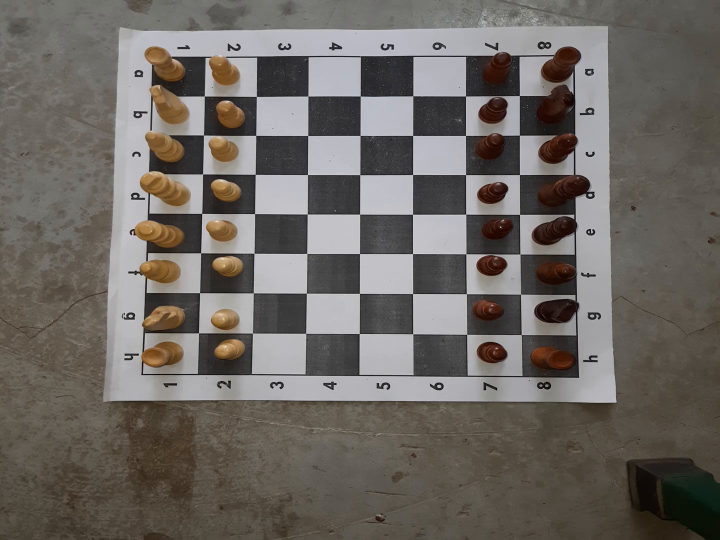
#> input picture frame 98 of Video/15.mp4, 1440 x 1080 px, given in place of 16.mp4, which was not available (shown at 1/2 size)
$ python piece_move.py
#> lines starting #> are read from the running program, lines starting #| are printed output that depends on the picture; after the words box and inside, x2 and y2 are one past the last pixel; in counts of white or black regions, pixels touching at a corner belong together; pictures that were not available may be replaced by others from this repository, and a replacement may not be noted
import cv2
import numpy as np
import torch

def reorder(myPoints):
    myPoints = myPoints.reshape((4, 2))
    myPointsNew = np.zeros((4, 1, 2), np.int32)
    add = myPoints.sum(1)
    myPointsNew[0] = myPoints[np.argmin(add)]
    myPointsNew[3] = myPoints[np.argmax(add)]
    diff = np.diff(myPoints, axis=1)
    myPointsNew[1] = myPoints[np.argmin(diff)]
    myPointsNew[2] = myPoints[np.argmax(diff)]
    return myPointsNew

def detect_chess_board(frame):
    # Convert the frame to grayscale
    gray = cv2.cvtColor(frame, cv2.COLOR_BGR2GRAY)

    # Apply Gaussian blur to reduce noise
    blur = cv2.GaussianBlur(gray, (5, 5), 0)

    # Apply Canny edge detection
    edges = cv2.Canny(blur, 50, 150)

    # Use morphology to remove noise and fill gaps
    kernel = np.ones((5,5),np.uint8)
    morph = cv2.morphologyEx(edges, cv2.MORPH_CLOSE, kernel)

    # Find contours in the morphed image
    contours, _ = cv2.findContours(morph, cv2.RETR_EXTERNAL, cv2.CHAIN_APPROX_SIMPLE)

    # Initialize variables for chess board dimensions
    board_contour = None
    board_area = 0

    # Loop through the contours to find the largest quadrilateral (the chess board)
    for cnt in contours:
        # Approximate the contour to a polygon
        approx = cv2.approxPolyDP(cnt, 0.02 * cv2.arcLength(cnt, True), True)

        # Check if the approximated contour has 4 vertices (quadrilateral)
        if len(approx) == 4:
            # Calculate the area of the contour
            area = cv2.contourArea(cnt)

            # Update the board contour and area if the current contour is larger
            if area > board_area:
                board_contour = approx
                board_area = area

    return board_contour

def warp_chess_board(frame, board_contour, new_width, new_height):
    # Order the points of the chess board contour
    ordered_points = reorder(board_contour)

    # Compute the perspective transform matrix
    pts1 = np.float32(ordered_points)
    pts2 = np.float32([[0, 0], [new_width, 0], [0, new_height], [new_width, new_height]])
    matrix = cv2.getPerspectiveTransform(pts1, pts2)

    # Apply the perspective transform to the frame
    warped = cv2.warpPerspective(frame, matrix, (new_width, new_height))

    return warped

def localize_squares(warped, square_size, grid_width, grid_height):
    # Localize the squares on the warped chess board
    # Adjust square size based on smaller dimension
    board_width = grid_width
    board_height = grid_height

    # Calculate the starting position for the chess board
    start_x = (warped.shape[1] - board_width) // 2
    start_y = (warped.shape[0] - board_height) // 2

    # Initialize a variable to keep track of the square number
    square_number = 1

    for i in range(8):
        for j in range(8):
            x = start_x + j * square_size
            y = start_y + i * square_size
            cv2.rectangle(warped, (x, y),
                          (x + square_size, y + square_size),
                          (0, 255, 0), 2)

            # Assign a position to the square
            square_position = chr(ord('a') + i) + str(j + 1)
            # Draw the position text on the square
            cv2.putText(warped, square_position, (x + 10, y + 30),
                        cv2.FONT_HERSHEY_SIMPLEX, 1, (255, 255, 255), 2, cv2.LINE_AA)

            square_number += 1

    return warped

def detect_piece_movement(frame, background_subtractor, board_contour):
    # Warp the chess board to a top-down view
    warped = warp_chess_board(frame, board_contour, new_width, new_height)

    # Apply background subtraction
    fgmask = background_subtractor.apply(warped)

    # Find contours in the foreground mask
    contours, _ = cv2.findContours(fgmask, cv2.RETR_EXTERNAL, cv2.CHAIN_APPROX_SIMPLE)

    # Loop through contours to detect movements
    for cnt in contours:
        # Track the contour
        (x, y, w, h) = cv2.boundingRect(cnt)

        # Check if the contour has moved significantly
        if w * h > 100:  # Adjust the threshold as needed
            # Convert the coordinates to the chess board notation
            start_square = convert_coordinates_to_notation(x, y, square_size, grid_width, grid_height)
            end_square = convert_coordinates_to_notation(x + w, y + h, square_size, grid_width, grid_height)

            print(f"Chess piece moved from {start_square} to {end_square}")

    return fgmask

def convert_coordinates_to_notation(x, y, square_size, grid_width, grid_height):
    # Calculate the row and column indices
    row = (y - (grid_height - 8 * square_size) // 2) // square_size
    col = (x - (grid_width - 8 * square_size) // 2) // square_size

    # Convert indices to algebraic notation
    file_letter = chr(ord('a') + col)
    rank_number = 8 - row

    return f"{file_letter}{rank_number}"

# Load the video
cap = cv2.VideoCapture("Video/16.mp4")

# Get the original video dimensions
width = int(cap.get(cv2.CAP_PROP_FRAME_WIDTH))
height = int(cap.get(cv2.CAP_PROP_FRAME_HEIGHT))

square_size = 65
# Define the desired resolution
new_width = 600
new_height = 600

grid_width = square_size * 8
grid_height = square_size * 8

# Initialize background subtractor
background_subtractor = cv2.createBackgroundSubtractorMOG2()

while True:
    # Read a frame from the video
    ret, frame = cap.read()
#> frame is the input picture: shape (1080, 1440, 3); mean B, G, R 98.6, 103.7, 108.8

    if not ret:
        break

    # Resize the frame to the desired resolution
    frame = cv2.resize(frame, (new_width, new_height))
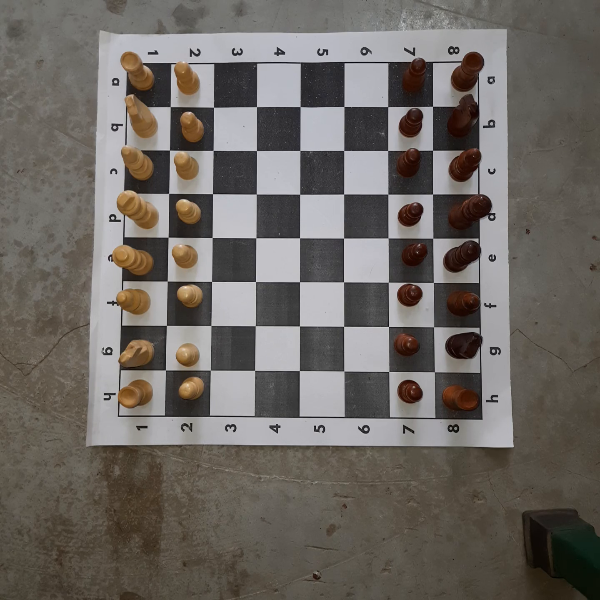
#> frame: shape (600, 600, 3); mean B, G, R 98.5, 103.6, 108.8

    # Detect the chess board contour
    board_contour = detect_chess_board(frame)
#> in detect_chess_board, `gray = cv2.cvtColor(frame, cv2.COLOR_BGR2GRAY)`:
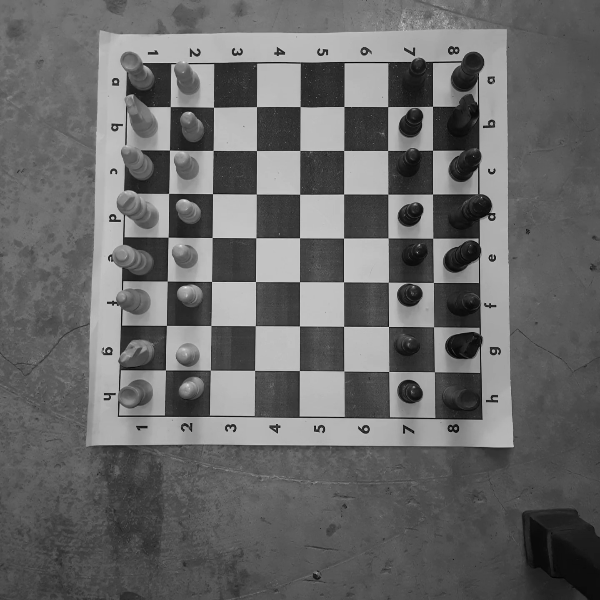
#> gray: shape (600, 600); min 1, max 240, mean 104.6
#> in detect_chess_board, `edges = cv2.Canny(blur, 50, 150)`:
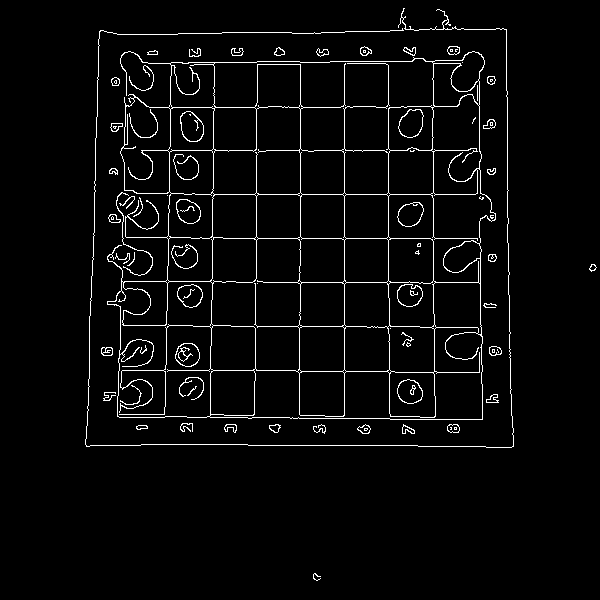
#> edges: shape (600, 600); 3.6% white in thin lines or dots, all inside (x1, y1, x2, y2) = (85, 8, 597, 581)
#> in detect_chess_board, `morph = cv2.morphologyEx(edges, cv2.MORPH_CLOSE, kernel)`:
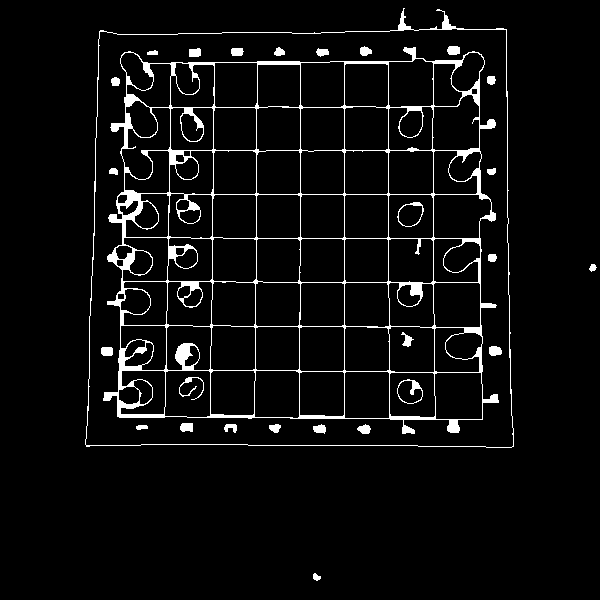
#> morph: shape (600, 600); 5.1% white; 28 white regions
#> in detect_chess_board, `contours, _ = cv2.findContours(morph, cv2.RETR_EXTERNAL, cv2.CHAIN_APP..`: contours = 3 contours; box (x1, y1, x2, y2) and area: (85, 8, 514, 448) 172090, (313, 573, 321, 581) 32, (589, 264, 597, 272) 32
#> the loop in detect_chess_board, `for cnt in contours:` made 3 passes
#> (area, board_contour, board_area) on pass 3: (172090.5, [[506, 29], [100, 30], [86, 446], [513, 446]], 172090.5)
#> after the loop in detect_chess_board, `for cnt in contours:`: board_area = 172090.5
#> board_contour = [[506, 29], [100, 30], [86, 446], [513, 446]]

    # Draw the detected chess board on the original frame
    if board_contour is not None:
        cv2.drawContours(frame, [board_contour], 0, (0, 255, 0), 2)
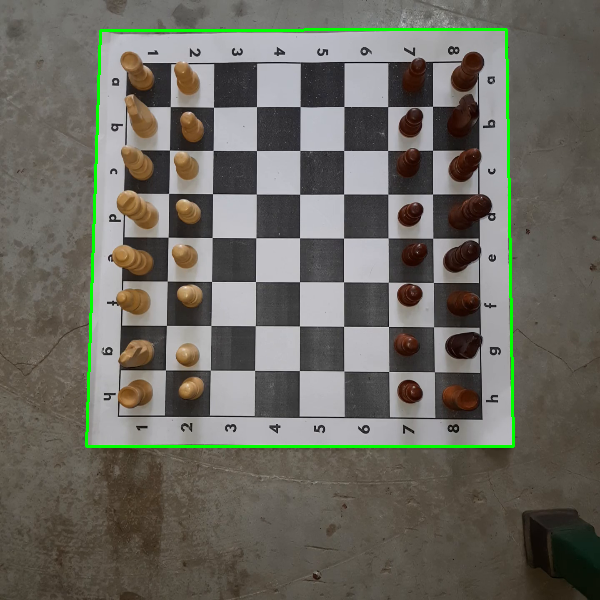
#> frame: shape (600, 600, 3); 1.39% of pixels changed, all inside (x1, y1, x2, y2) = (85, 28, 515, 448)

        # Detect piece movements
        fgmask = detect_piece_movement(frame, background_subtractor, board_contour)
#> in reorder, `add = myPoints.sum(1)`: add = [535, 130, 532, 959]
#> in reorder, `diff = np.diff(myPoints, axis=1)`: diff = [-477, -70, 360, -67]
#> in warp_chess_board, `ordered_points = reorder(board_contour)`: ordered_points = [[100, 30], [506, 29], [86, 446], [513, 446]]
#> in warp_chess_board, `matrix = cv2.getPerspectiveTransform(pts1, pts2)`: matrix = [[1.49, 0.0501, -150.3], [0.00375, 1.52, -46.08], [6.25e-06, 0.000125, 1]]
#> in warp_chess_board, `warped = cv2.warpPerspective(frame, matrix, (new_width, new_height))`:
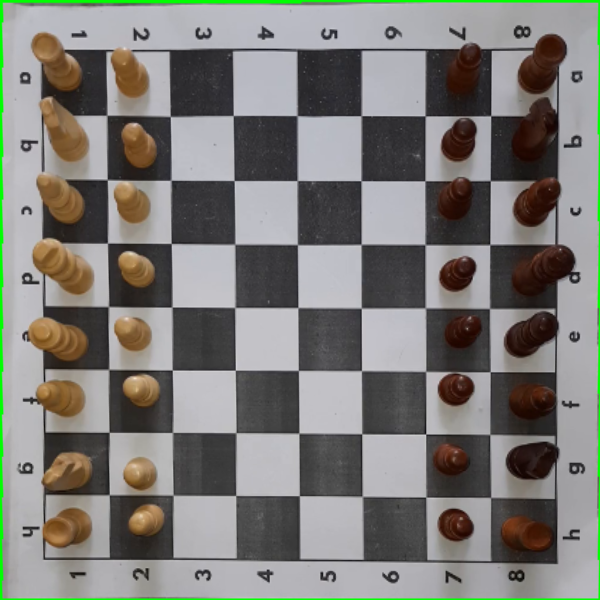
#> warped: shape (600, 600, 3); mean B, G, R 119.8, 124.2, 125.3
#> in detect_piece_movement, `fgmask = background_subtractor.apply(warped)`: fgmask: shape (600, 600); every value is 127
#> in detect_piece_movement, `contours, _ = cv2.findContours(fgmask, cv2.RETR_EXTERNAL, cv2.CHAIN_AP..`: contours = [[[0, 0], [0, 599], [599, 599], [599, 0]]]
#> the loop in detect_piece_movement, `for cnt in contours:` made 1 pass
#> (cnt, x, y, w, h) on pass 1: ([[0, 0], [0, 599], [599, 599], [599, 0]], 0, 0, 600, 600)
#| Chess piece moved from a8 to j-1

        # Display the original frame with the detected chess board
        cv2.imshow('Chess Board Detection', frame)

        # Display the foreground mask
        cv2.imshow('Foreground Mask', fgmask)
    else:
        cv2.imshow('Chess Board Detection', frame)

    if cv2.waitKey(1) & 0xFF == ord('q'):
#> (key q is pressed here)
        break

cap.release()
cv2.destroyAllWindows()

$ run again, starting later in the video
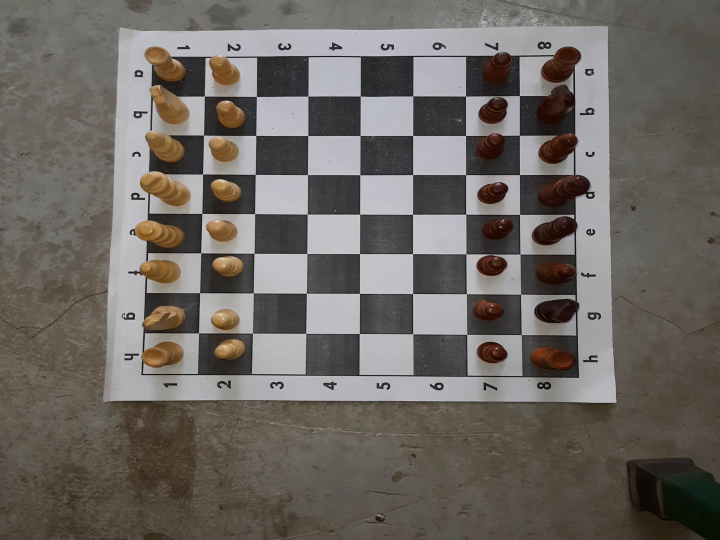
#> input picture frame 443 of Video/15.mp4, 1440 x 1080 px, given in place of 16.mp4, which was not available (shown at 1/2 size)
#> frame is the input picture: shape (1080, 1440, 3); mean B, G, R 98.3, 103.4, 108.6
#> in detect_chess_board, `edges = cv2.Canny(blur, 50, 150)`:
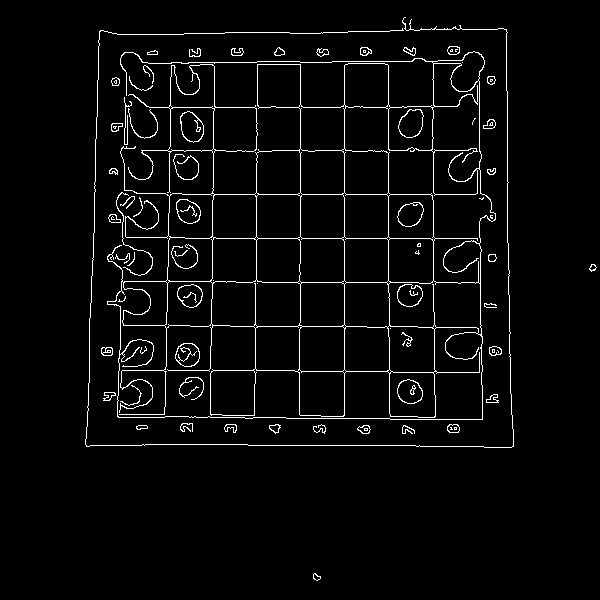
#> edges: shape (600, 600); 3.6% white in thin lines or dots, all inside (x1, y1, x2, y2) = (85, 17, 597, 581)
#> in detect_chess_board, `morph = cv2.morphologyEx(edges, cv2.MORPH_CLOSE, kernel)`:
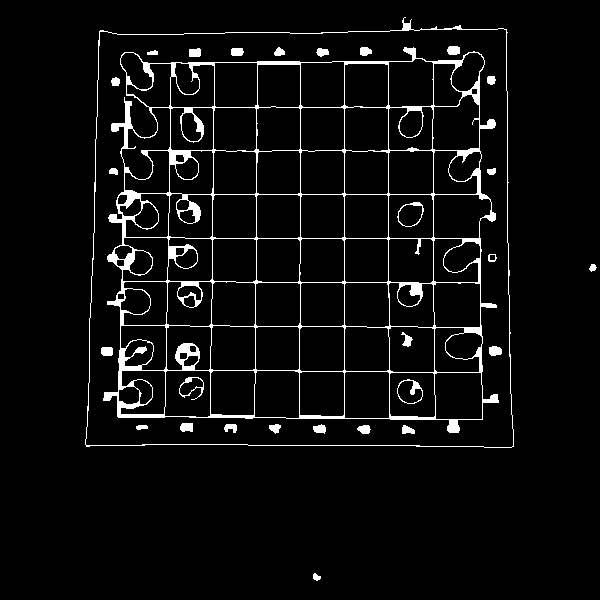
#> morph: shape (600, 600); 5% white; 29 white regions
#> in detect_chess_board, `contours, _ = cv2.findContours(morph, cv2.RETR_EXTERNAL, cv2.CHAIN_APP..`: contours = 3 contours; box (x1, y1, x2, y2) and area: (85, 17, 514, 448) 171931, (313, 573, 321, 581) 32, (589, 264, 597, 272) 32
#> the loop in detect_chess_board, `for cnt in contours:` made 3 passes
#> (area, board_contour, board_area) on pass 3: (171931, [[506, 29], [100, 30], [86, 446], [513, 446]], 171931)
#> after the loop in detect_chess_board, `for cnt in contours:`: board_area = 171931
#> `board_contour = detect_chess_board(frame)`: board_contour = [[506, 29], [100, 30], [86, 446], [513, 446]]
#> add = [535, 130, 532, 959]
#> diff = [-477, -70, 360, -67]
#> ordered_points = [[100, 30], [506, 29], [86, 446], [513, 446]]
#> matrix = [[1.49, 0.0501, -150.3], [0.00375, 1.52, -46.08], [6.25e-06, 0.000125, 1]]
#> fgmask: shape (600, 600); every value is 127
#> in detect_piece_movement, `contours, _ = cv2.findContours(fgmask, cv2.RETR_EXTERNAL, cv2.CHAIN_AP..`: contours = [[[0, 0], [0, 599], [599, 599], [599, 0]]]
#> the loop in detect_piece_movement, `for cnt in contours:` made 1 pass
#> (cnt, x, y, w, h) on pass 1: ([[0, 0], [0, 599], [599, 599], [599, 0]], 0, 0, 600, 600)
#> (printed output is left out)

$ run again, starting later in the video
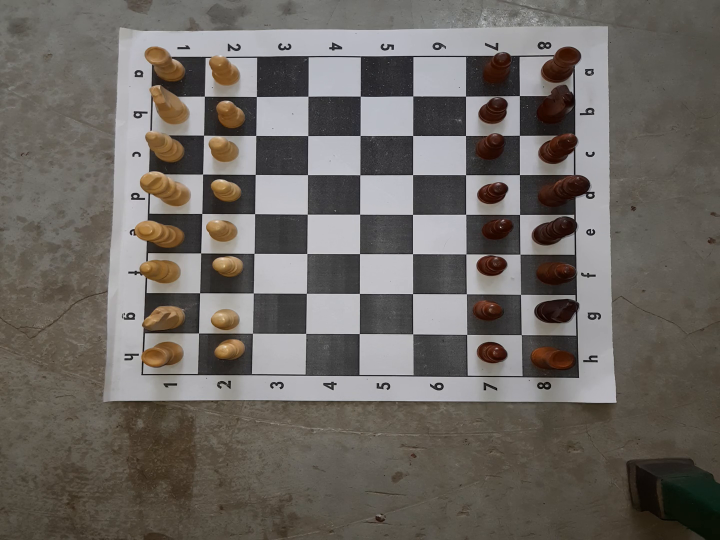
#> input picture frame 788 of Video/15.mp4, 1440 x 1080 px, given in place of 16.mp4, which was not available (shown at 1/2 size)
#> frame is the input picture: shape (1080, 1440, 3); mean B, G, R 98.1, 103.3, 108.4
#> edges: shape (600, 600); 3.6% white in thin lines or dots, all inside (x1, y1, x2, y2) = (85, 17, 597, 581)
#> morph: shape (600, 600); 5.1% white; 30 white regions
#> in detect_chess_board, `contours, _ = cv2.findContours(morph, cv2.RETR_EXTERNAL, cv2.CHAIN_APP..`: contours = 4 contours, 1 with area under 20; largest, box (x1, y1, x2, y2) and area: (85, 17, 514, 448) 171924, (312, 573, 321, 581) 32, (589, 264, 597, 272) 30
#> the loop in detect_chess_board, `for cnt in contours:` made 4 passes
#> (area, board_contour, board_area) on pass 4: (171924.5, [[506, 29], [99, 31], [86, 446], [512, 447]], 171924.5)
#> after the loop in detect_chess_board, `for cnt in contours:`: board_area = 171924.5
#> `board_contour = detect_chess_board(frame)`: board_contour = [[506, 29], [99, 31], [86, 446], [512, 447]]
#> `cv2.drawContours(frame, [board_contour], 0, (0, 255, 0), 2)`:
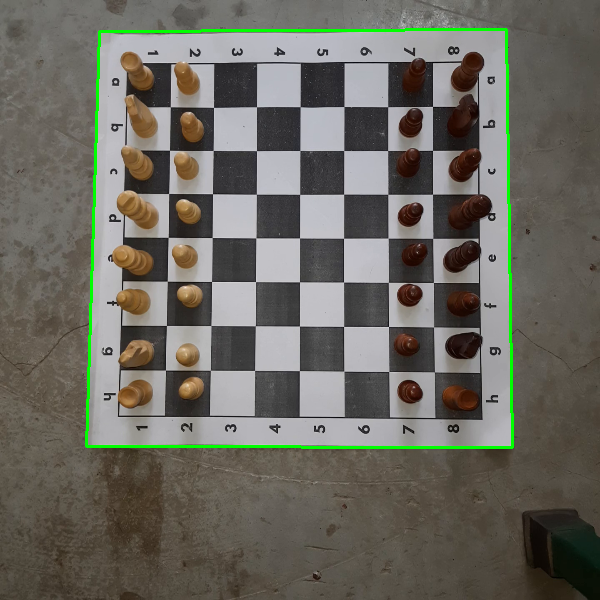
#> frame: shape (600, 600, 3); mean B, G, R 96.5, 105.2, 106.7
#> add = [535, 130, 532, 959]
#> diff = [-477, -68, 360, -65]
#> ordered_points = [[99, 31], [506, 29], [86, 446], [512, 447]]
#> matrix = [[1.49, 0.0468, -149.2], [0.00748, 1.52, -47.9], [1.81e-05, 0.000113, 1]]
#> in warp_chess_board, `warped = cv2.warpPerspective(frame, matrix, (new_width, new_height))`:
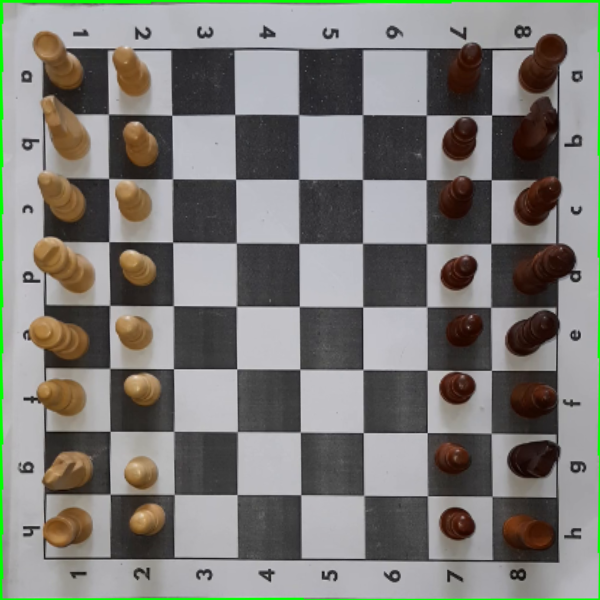
#> warped: shape (600, 600, 3); mean B, G, R 119.5, 124, 125
#> fgmask: shape (600, 600); every value is 127
#> in detect_piece_movement, `contours, _ = cv2.findContours(fgmask, cv2.RETR_EXTERNAL, cv2.CHAIN_AP..`: contours = [[[0, 0], [0, 599], [599, 599], [599, 0]]]
#> the loop in detect_piece_movement, `for cnt in contours:` made 1 pass
#> (cnt, x, y, w, h) on pass 1: ([[0, 0], [0, 599], [599, 599], [599, 0]], 0, 0, 600, 600)
#> (printed output is left out)
